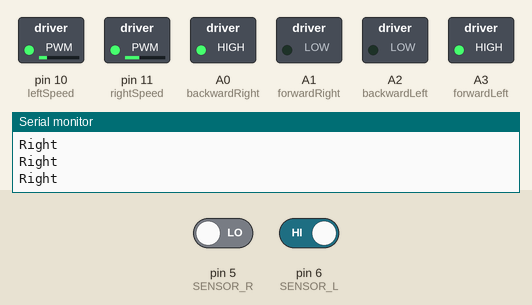
Bench run of a sketch on a simulated Arduino Uno, built with avr-gcc and run on an emulated ATmega328P. Parts: switched loads named in the sketch (green lamp = pin HIGH), the last lines printed to the serial monitor. The inputs (shaded band) are chosen by the test bench; at power-on: pin 6 (SENSOR_L) HIGH, pin 5 (SENSOR_R) LOW.

Above: at 1.2 s.
1.3 s: pin 6 (SENSOR_L) driven LOW
At 1.9 s:
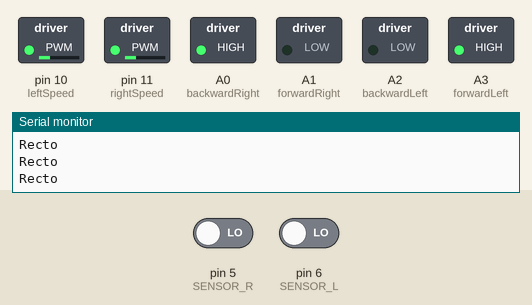
2.8 s: pin 5 (SENSOR_R) driven HIGH
At 3.3 s:
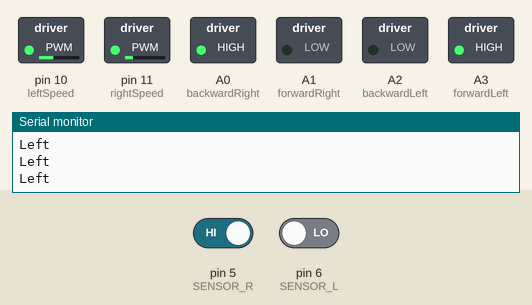
4.3 s: pin 5 (SENSOR_R) driven LOW
At 5.6 s:
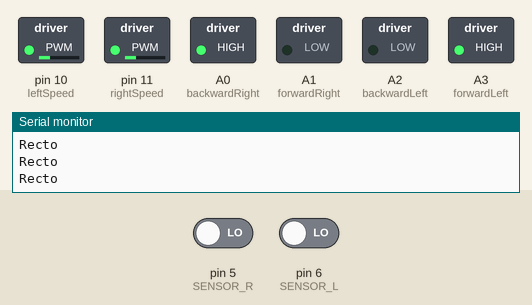
7.3 s: pin 6 (SENSOR_L) driven HIGH
At 7.8 s:
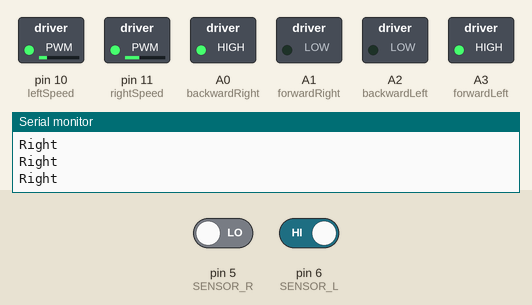
Timing chart, 0 to 10.3 s (numbered marks = the images above; inputs shaded):
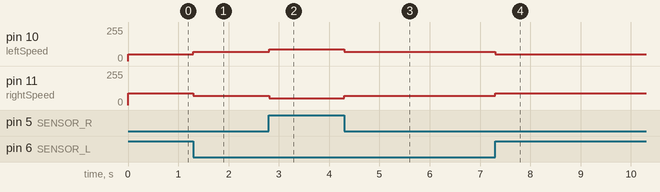

The sketch:

Triciclo.ino
```cpp
#include "MotorsController.h"
#include "LineTracker.h"


LineTracker* lineTracker;
MotorsController* motorsController;


void setup() {
    Serial.begin(9600);
    Serial.println("Hola");

    lineTracker = new LineTracker();
    lineTracker->Init();

    motorsController = new MotorsController();
    motorsController->Init();
    motorsController->SetLineTracker(lineTracker);
}


void loop() {
    lineTracker->Update();
    motorsController->Update();
}
```

LineTracker.cpp
```cpp
#include "LineTracker.h"

LineTracker::LineTracker(){
	currentAction = straight;
}

void LineTracker::Init(){
	pinMode(SENSOR_L, INPUT);
	pinMode(SENSOR_R, INPUT);
}


void LineTracker::Update(){
	int _left = digitalRead(SENSOR_L);
	int _right = digitalRead(SENSOR_R);

	if(_left == BLANK && _right == BLANK) //recto
		currentAction = Action::straight;
	else if (_left == LINE )  //desvio derecha
		currentAction = Action::leftCorrection;
	else if(_right == LINE) //desvio izquierda
		currentAction = Action::rightCorrection;
	else
		currentAction = Action::lost;
}

/**
 * @brief Devuelve la acción que debería hacer el robot en un determinado instante
 *
 * @return Acción
 */
Action LineTracker::GetCurrentAction(){
	return currentAction;
}
```

LineTracker.h
```cpp
#pragma once
#include <Arduino.h>

enum Action{
    straight,
	leftCorrection,
	rightCorrection,
    lost
};


#define LINE 1
#define BLANK 0

class LineTracker{
private:

	int SENSOR_L = 6;
	int SENSOR_R = 5;

    Action currentAction;
public:

    LineTracker();

    void Init();
    void Update();

    Action GetCurrentAction();
};
```

MotorsController.cpp
```cpp
#include "MotorsController.h"
#include "LineTracker.h"


MotorsController::MotorsController(){

}

void MotorsController::Init(){
	pinMode(rightSpeed, OUTPUT);
	pinMode(forwardRight, OUTPUT);
	pinMode(backwardRight, OUTPUT);
	pinMode(forwardLeft, OUTPUT);
	pinMode(backwardLeft, OUTPUT);
	pinMode(leftSpeed, OUTPUT);

    digitalWrite(forwardLeft, HIGH);
    digitalWrite(backwardLeft, LOW);
    digitalWrite(forwardRight, LOW);
    digitalWrite(backwardRight, HIGH);

    analogWrite(rightSpeed, NORMAL_SPEED);
	analogWrite(leftSpeed, NORMAL_SPEED);
}


void MotorsController::Update(){
    Action action = lineTracker->GetCurrentAction();

    if(action == Action::straight){
        analogWrite(rightSpeed, NORMAL_SPEED);
        analogWrite(leftSpeed, NORMAL_SPEED);
        Serial.println("Recto");
    }
    else if(action == Action::rightCorrection){
        analogWrite(rightSpeed, REDUCED_SPEED);
        analogWrite(leftSpeed, INCREASED_SPEED);
        Serial.println("Left");
    }
    else if(action == Action::leftCorrection){
        analogWrite(rightSpeed, INCREASED_SPEED);
        analogWrite(leftSpeed, REDUCED_SPEED);
        Serial.println("Right");
    }
    else if (action == Action::lost){
        analogWrite(rightSpeed, 0);
        analogWrite(leftSpeed, 0);
    }
}

void MotorsController::SetLineTracker(LineTracker* _lineTracker){
	lineTracker = _lineTracker;
}
```

MotorsController.h
```cpp
#pragma once
#include <Arduino.h>

#define NORMAL_SPEED 70.0
#define REDUCED_SPEED 50.0
#define INCREASED_SPEED 90.0


class LineTracker;


class MotorsController{
private:
	int rightSpeed = 11;
	int backwardRight = A0;
	int forwardRight = A1;
	int backwardLeft = A2;
	int forwardLeft = A3;
	int leftSpeed = 10;

	LineTracker* lineTracker;

public:
	MotorsController();

	void Init();
	void Update();


	void SetLineTracker(LineTracker* _lineTracker);
};
```

Measured:
- after the input at 1.3 s, pin 10 (leftSpeed): 50/255 → 70/255 at once; pin 11 (rightSpeed): 90/255 → 70/255 at once
- after the input at 2.8 s, pin 10 (leftSpeed): 70/255 → 90/255 at once; pin 11 (rightSpeed): 70/255 → 50/255 at once
- after the input at 4.3 s, pin 10 (leftSpeed): 90/255 → 70/255 at once; pin 11 (rightSpeed): 50/255 → 70/255 at once
- after the input at 7.3 s, pin 10 (leftSpeed): 70/255 → 50/255 at once; pin 11 (rightSpeed): 70/255 → 90/255 at once
